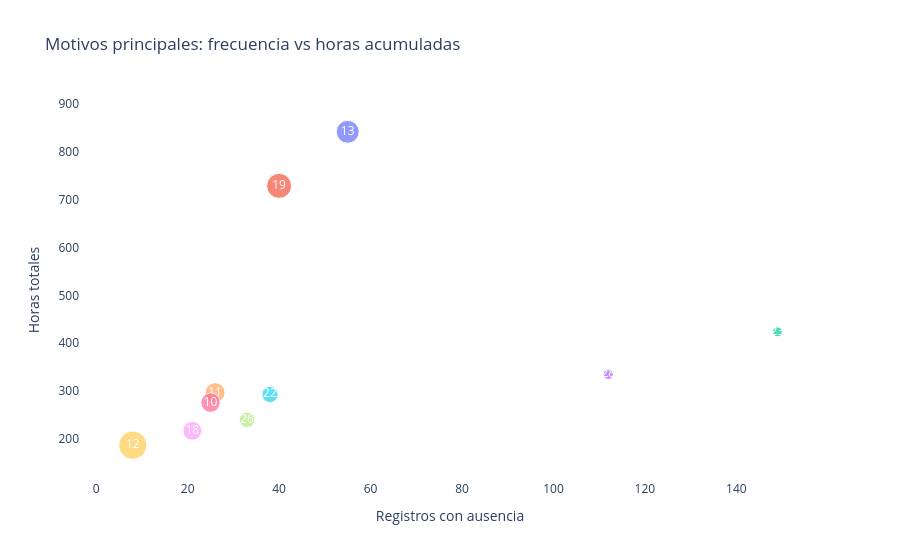

Notebook source saved alongside this figure:
### Code cell
top_motivos = absentismo_por_motivo.sort_values("horas_totales", ascending=False).head(10).copy()
fig = px.scatter(
    top_motivos,
    x="registros_ausencia",
    y="horas_totales",
    size="horas_media",
    color="Reason_absence_name",
    text="Reason_absence",
    hover_name="Reason_absence_name",
    hover_data={
        "registros_ausencia": True,
        "horas_totales": ":.0f",
        "horas_media": ":.2f",
        "Reason_absence_name": False,
        "Reason_absence": False,
    },
    labels={
        "registros_ausencia": "Registros con ausencia",
        "horas_totales": "Horas totales",
        "horas_media": "Horas medias",
    },
    title="Motivos principales: frecuencia vs horas acumuladas",
)

fig.update_traces(textposition="middle center", textfont_color="white")
fig.update_layout(
    showlegend=False,
    paper_bgcolor="rgba(0,0,0,0)",
    plot_bgcolor="rgba(0,0,0,0)",
)
fig.show()

### Figure 1 — Plotly figure (JSON) as saved in the notebook; plotly's stock layout.template omitted (floating-point values rounded to 4 significant figures)
{"data": [{"customdata": [[15.31, "Sistema musculoesquelético", 13.0]], "hovertemplate": "<b>%{hovertext}</b><br><br>Registros con ausencia=%{x}<br>Horas totales=%{y:.0f}<br>Horas medias=%{customdata[0]:.2f}<extra></extra>", "hovertext": ["Sistema musculoesquelético"], "legendgroup": "Sistema musculoesquelético", "marker": {"color": "#636efa", "size": [15.31], "sizemode": "area", "sizeref": 0.05844, "symbol": "circle"}, "mode": "markers+text", "name": "Sistema musculoesquelético", "orientation": "v", "showlegend": true, "text": [13.0], "textfont": {"color": "white"}, "textposition": "middle center", "type": "scatter", "x": [55], "xaxis": "x", "y": [842], "yaxis": "y"}, {"customdata": [[18.23, "Lesiones, intoxicaciones y consecuencias externas", 19.0]], "hovertemplate": "<b>%{hovertext}</b><br><br>Registros con ausencia=%{x}<br>Horas totales=%{y:.0f}<br>Horas medias=%{customdata[0]:.2f}<extra></extra>", "hovertext": ["Lesiones, intoxicaciones y consecuencias externas"], "legendgroup": "Lesiones, intoxicaciones y consecuencias externas", "marker": {"color": "#EF553B", "size": [18.23], "sizemode": "area", "sizeref": 0.05844, "symbol": "circle"}, "mode": "markers+text", "name": "Lesiones, intoxicaciones y consecuencias externas", "orientation": "v", "showlegend": true, "text": [19.0], "textfont": {"color": "white"}, "textposition": "middle center", "type": "scatter", "x": [40], "xaxis": "x", "y": [729], "yaxis": "y"}, {"customdata": [[2.846, "Consulta médica", 23.0]], "hovertemplate": "<b>%{hovertext}</b><br><br>Registros con ausencia=%{x}<br>Horas totales=%{y:.0f}<br>Horas medias=%{customdata[0]:.2f}<extra></extra>", "hovertext": ["Consulta médica"], "legendgroup": "Consulta médica", "marker": {"color": "#00cc96", "size": [2.846], "sizemode": "area", "sizeref": 0.05844, "symbol": "circle"}, "mode": "markers+text", "name": "Consulta médica", "orientation": "v", "showlegend": true, "text": [23.0], "textfont": {"color": "white"}, "textposition": "middle center", "type": "scatter", "x": [149], "xaxis": "x", "y": [424], "yaxis": "y"}, {"customdata": [[2.991, "Consulta dental", 28.0]], "hovertemplate": "<b>%{hovertext}</b><br><br>Registros con ausencia=%{x}<br>Horas totales=%{y:.0f}<br>Horas medias=%{customdata[0]:.2f}<extra></extra>", "hovertext": ["Consulta dental"], "legendgroup": "Consulta dental", "marker": {"color": "#ab63fa", "size": [2.991], "sizemode": "area", "sizeref": 0.05844, "symbol": "circle"}, "mode": "markers+text", "name": "Consulta dental", "orientation": "v", "showlegend": true, "text": [28.0], "textfont": {"color": "white"}, "textposition": "middle center", "type": "scatter", "x": [112], "xaxis": "x", "y": [335], "yaxis": "y"}, {"customdata": [[11.42, "Sistema digestivo", 11.0]], "hovertemplate": "<b>%{hovertext}</b><br><br>Registros con ausencia=%{x}<br>Horas totales=%{y:.0f}<br>Horas medias=%{customdata[0]:.2f}<extra></extra>", "hovertext": ["Sistema digestivo"], "legendgroup": "Sistema digestivo", "marker": {"color": "#FFA15A", "size": [11.42], "sizemode": "area", "sizeref": 0.05844, "symbol": "circle"}, "mode": "markers+text", "name": "Sistema digestivo", "orientation": "v", "showlegend": true, "text": [11.0], "textfont": {"color": "white"}, "textposition": "middle center", "type": "scatter", "x": [26], "xaxis": "x", "y": [297], "yaxis": "y"}, {"customdata": [[7.711, "Seguimiento de paciente", 22.0]], "hovertemplate": "<b>%{hovertext}</b><br><br>Registros con ausencia=%{x}<br>Horas totales=%{y:.0f}<br>Horas medias=%{customdata[0]:.2f}<extra></extra>", "hovertext": ["Seguimiento de paciente"], "legendgroup": "Seguimiento de paciente", "marker": {"color": "#19d3f3", "size": [7.711], "sizemode": "area", "sizeref": 0.05844, "symbol": "circle"}, "mode": "markers+text", "name": "Seguimiento de paciente", "orientation": "v", "showlegend": true, "text": [22.0], "textfont": {"color": "white"}, "textposition": "middle center", "type": "scatter", "x": [38], "xaxis": "x", "y": [293], "yaxis": "y"}, {"customdata": [[11.04, "Sistema respiratorio", 10.0]], "hovertemplate": "<b>%{hovertext}</b><br><br>Registros con ausencia=%{x}<br>Horas totales=%{y:.0f}<br>Horas medias=%{customdata[0]:.2f}<extra></extra>", "hovertext": ["Sistema respiratorio"], "legendgroup": "Sistema respiratorio", "marker": {"color": "#FF6692", "size": [11.04], "sizemode": "area", "sizeref": 0.05844, "symbol": "circle"}, "mode": "markers+text", "name": "Sistema respiratorio", "orientation": "v", "showlegend": true, "text": [10.0], "textfont": {"color": "white"}, "textposition": "middle center", "type": "scatter", "x": [25], "xaxis": "x", "y": [276], "yaxis": "y"}, {"customdata": [[7.273, "Ausencia injustificada", 26.0]], "hovertemplate": "<b>%{hovertext}</b><br><br>Registros con ausencia=%{x}<br>Horas totales=%{y:.0f}<br>Horas medias=%{customdata[0]:.2f}<extra></extra>", "hovertext": ["Ausencia injustificada"], "legendgroup": "Ausencia injustificada", "marker": {"color": "#B6E880", "size": [7.273], "sizemode": "area", "sizeref": 0.05844, "symbol": "circle"}, "mode": "markers+text", "name": "Ausencia injustificada", "orientation": "v", "showlegend": true, "text": [26.0], "textfont": {"color": "white"}, "textposition": "middle center", "type": "scatter", "x": [33], "xaxis": "x", "y": [240], "yaxis": "y"}, {"customdata": [[10.33, "Síntomas y hallazgos no clasificados", 18.0]], "hovertemplate": "<b>%{hovertext}</b><br><br>Registros con ausencia=%{x}<br>Horas totales=%{y:.0f}<br>Horas medias=%{customdata[0]:.2f}<extra></extra>", "hovertext": ["Síntomas y hallazgos no clasificados"], "legendgroup": "Síntomas y hallazgos no clasificados", "marker": {"color": "#FF97FF", "size": [10.33], "sizemode": "area", "sizeref": 0.05844, "symbol": "circle"}, "mode": "markers+text", "name": "Síntomas y hallazgos no clasificados", "orientation": "v", "showlegend": true, "text": [18.0], "textfont": {"color": "white"}, "textposition": "middle center", "type": "scatter", "x": [21], "xaxis": "x", "y": [217], "yaxis": "y"}, {"customdata": [[23.38, "Piel y tejido subcutáneo", 12.0]], "hovertemplate": "<b>%{hovertext}</b><br><br>Registros con ausencia=%{x}<br>Horas totales=%{y:.0f}<br>Horas medias=%{customdata[0]:.2f}<extra></extra>", "hovertext": ["Piel y tejido subcutáneo"], "legendgroup": "Piel y tejido subcutáneo", "marker": {"color": "#FECB52", "size": [23.38], "sizemode": "area", "sizeref": 0.05844, "symbol": "circle"}, "mode": "markers+text", "name": "Piel y tejido subcutáneo", "orientation": "v", "showlegend": true, "text": [12.0], "textfont": {"color": "white"}, "textposition": "middle center", "type": "scatter", "x": [8], "xaxis": "x", "y": [187], "yaxis": "y"}], "layout": {"legend": {"itemsizing": "constant", "title": {"text": "Reason_absence_name"}, "tracegroupgap": 0}, "paper_bgcolor": "rgba(0,0,0,0)", "plot_bgcolor": "rgba(0,0,0,0)", "showlegend": false, "title": {"text": "Motivos principales: frecuencia vs horas acumuladas"}, "xaxis": {"anchor": "y", "domain": [0.0, 1.0], "title": {"text": "Registros con ausencia"}}, "yaxis": {"anchor": "x", "domain": [0.0, 1.0], "title": {"text": "Horas totales"}}}}
